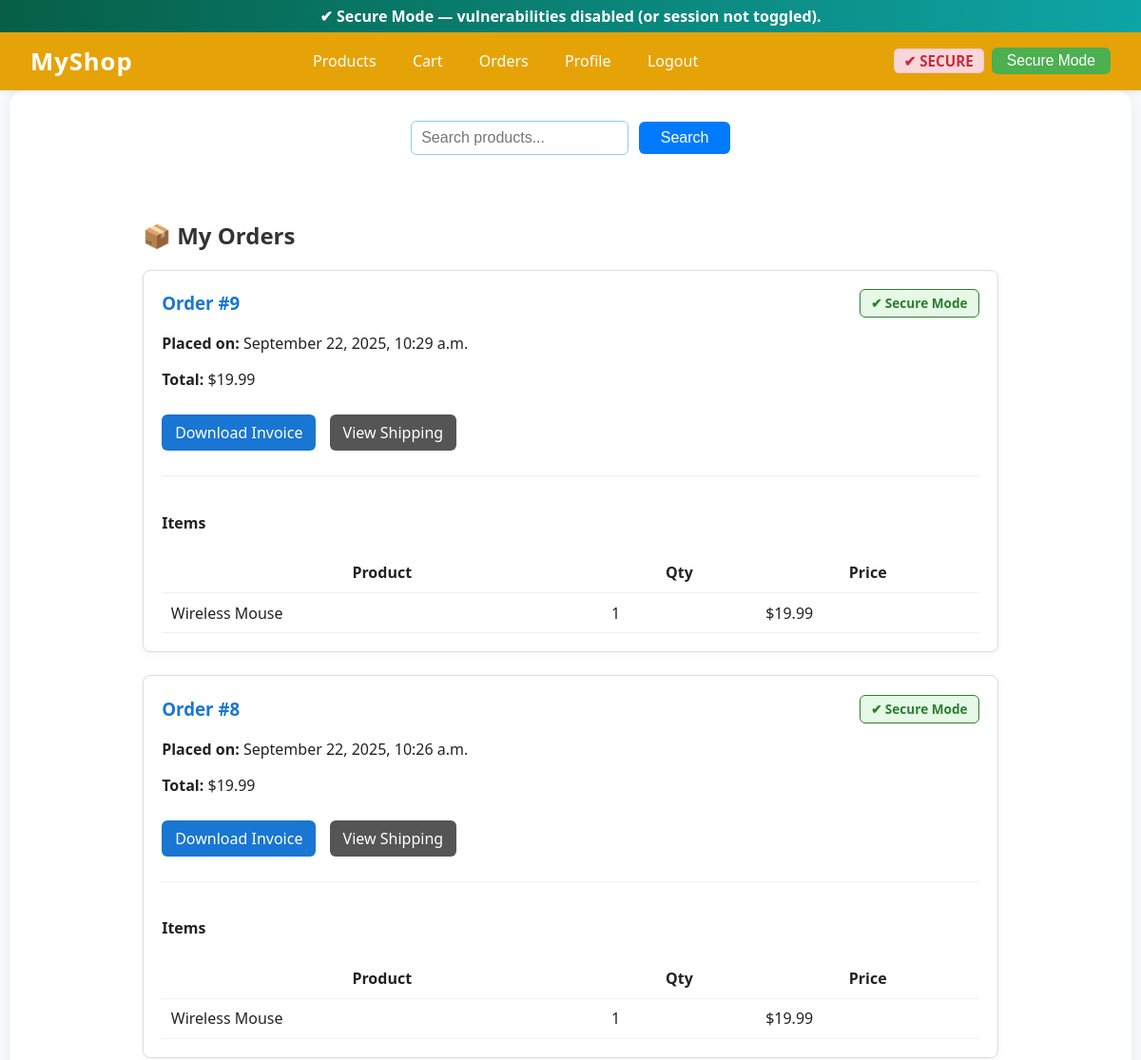
/orders/my-orders/ (signed in, upper part), run on an earlier commit of the app's database.
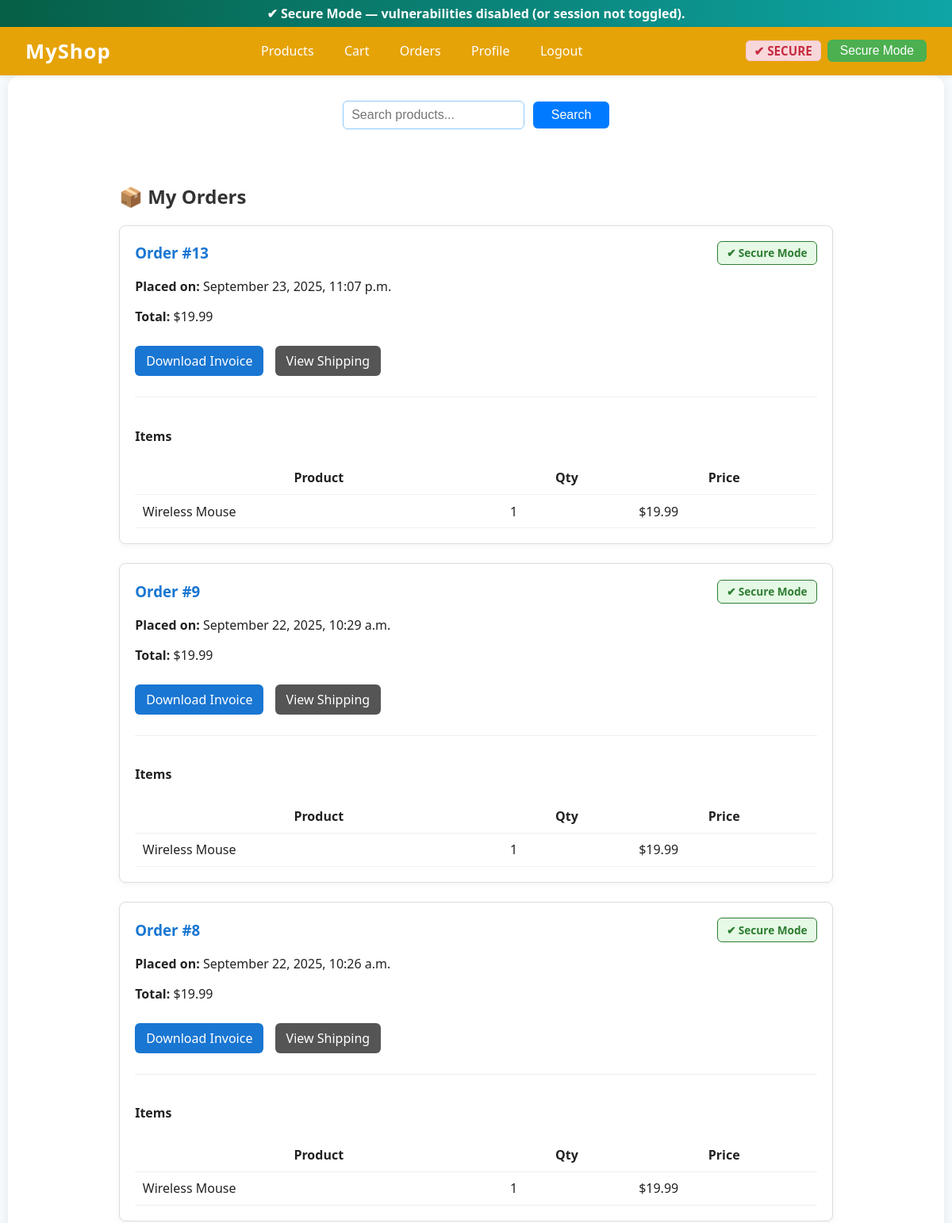
And on a later commit of the database.
### orders/models.py (models this page shows, shortened)
class Order(models.Model):
    SECURE = "secure"
    VULNERABLE = "vulnerable"
    MODE_CHOICES = [
        (SECURE, "Secure"),
        (VULNERABLE, "Vulnerable"),
    ]
    user = models.ForeignKey(
        settings.AUTH_USER_MODEL,
        on_delete=models.SET_NULL,
        null=True, blank=True,
        related_name="orders"
    )
    total = models.DecimalField(max_digits=10, decimal_places=2)
    created_at = models.DateTimeField(auto_now_add=True)
    updated_at = models.DateTimeField(auto_now=True)
    mode = models.CharField(
        max_length=12,
        choices=MODE_CHOICES,
        default=SECURE,
    )

class OrderItem(models.Model):
    order = models.ForeignKey(Order, related_name="items", on_delete=models.CASCADE)
    product = models.ForeignKey(Product, on_delete=models.CASCADE)
    quantity = models.PositiveIntegerField(default=1)
    price = models.DecimalField(max_digits=10, decimal_places=2)
    added_at = models.DateTimeField(default=timezone.now)

### products/models.py (models this page shows, shortened)
class Product(models.Model):
    category = models.ForeignKey(Category, related_name='products', on_delete=models.CASCADE)
    name = models.CharField(max_length=255)
    slug = models.SlugField(unique=True)
    description = models.TextField(blank=True)
    price = models.DecimalField(max_digits=10, decimal_places=2)
    image = models.ImageField(upload_to='products/', blank=True, null=True)  # secure
    image_url = models.URLField(blank=True, null=True)  # vulnerable ✅
    stock = models.PositiveIntegerField(default=10)

### orders/views.py (the view)
# urls.py: path("my-orders/", views.my_orders, name="my_orders"),
@login_required
def my_orders(request):
    orders = (
        Order.objects.filter(user=request.user)
        .prefetch_related(
            "items__product",
            Prefetch("shipment", queryset=Shipment.objects.all())
        )
        .order_by("-created_at")
    )
    return render(request, "orders/my_orders.html", {"orders": orders})

### core/context_processors.py (called while the page is built)
def simulation_mode(request):
    session_mode = request.session.get(
        "sim_mode", getattr(settings, "SIMULATION_MODE", "secure")
    )
    return {"simulation_mode": session_mode}

### orders/templates/orders/my_orders.html (shortened to what this page needs)
{% extends "base.html" %}
{% load static %}
{% block extra_css %}
<link rel="stylesheet" href="{% static 'css/my_orders.css' %}">
{% endblock %}
{% block content %}
<div class="orders-container">
    <h2>📦 My Orders</h2>
    {% if orders %}
        {% for order in orders %}
        <div class="order-card">
            <div class="order-header">
                <h3>Order #{{ order.id }}</h3>
                {% if order.mode == "vulnerable" %}
                    <span class="mode-badge mode-vulnerable">⚠ Vulnerable Mode</span>
                {% else %}
                    <span class="mode-badge mode-secure">✔ Secure Mode</span>
                {% endif %}
            </div>
            <p><strong>Placed on:</strong> {{ order.created_at|date:"F j, Y, g:i a" }}</p>
            <p><strong>Total:</strong> ${{ order.total }}</p>
            <p>
                <a href="{% url 'orders:download_invoice' order.id %}" class="btn">Download Invoice</a>
                <a href="{% url 'shipping:shipping_details' order.id %}" class="btn-secondary">View Shipping</a>
            </p>
            <div class="order-items">
                <h4>Items</h4>
                <table>
                    <thead>
                        <tr>
                            <th>Product</th>
                            <th>Qty</th>
                            <th>Price</th>
                        </tr>
                    </thead>
                    <tbody>
                        {% for item in order.items.all %}
                        <tr>
                            <td>{{ item.product.name }}</td>
                            <td>{{ item.quantity }}</td>
                            <td>${{ item.price }}</td>
                        </tr>
                        {% endfor %}
                    </tbody>
                </table>
            </div>
        </div>
        {% endfor %}
    {% else %}
        <p>You haven’t placed any orders yet.</p>
    {% endif %}
</div>
{% endblock %}

What changed in the data, as far as the page shows it:
added Order: id "13", mode "✔ Secure Mode", created_at "September 23, 2025, 11:07 p.m.", total "19.99"
added OrderItem: product.name "Wireless Mouse", quantity "1", price "19.99", shown under "13"
